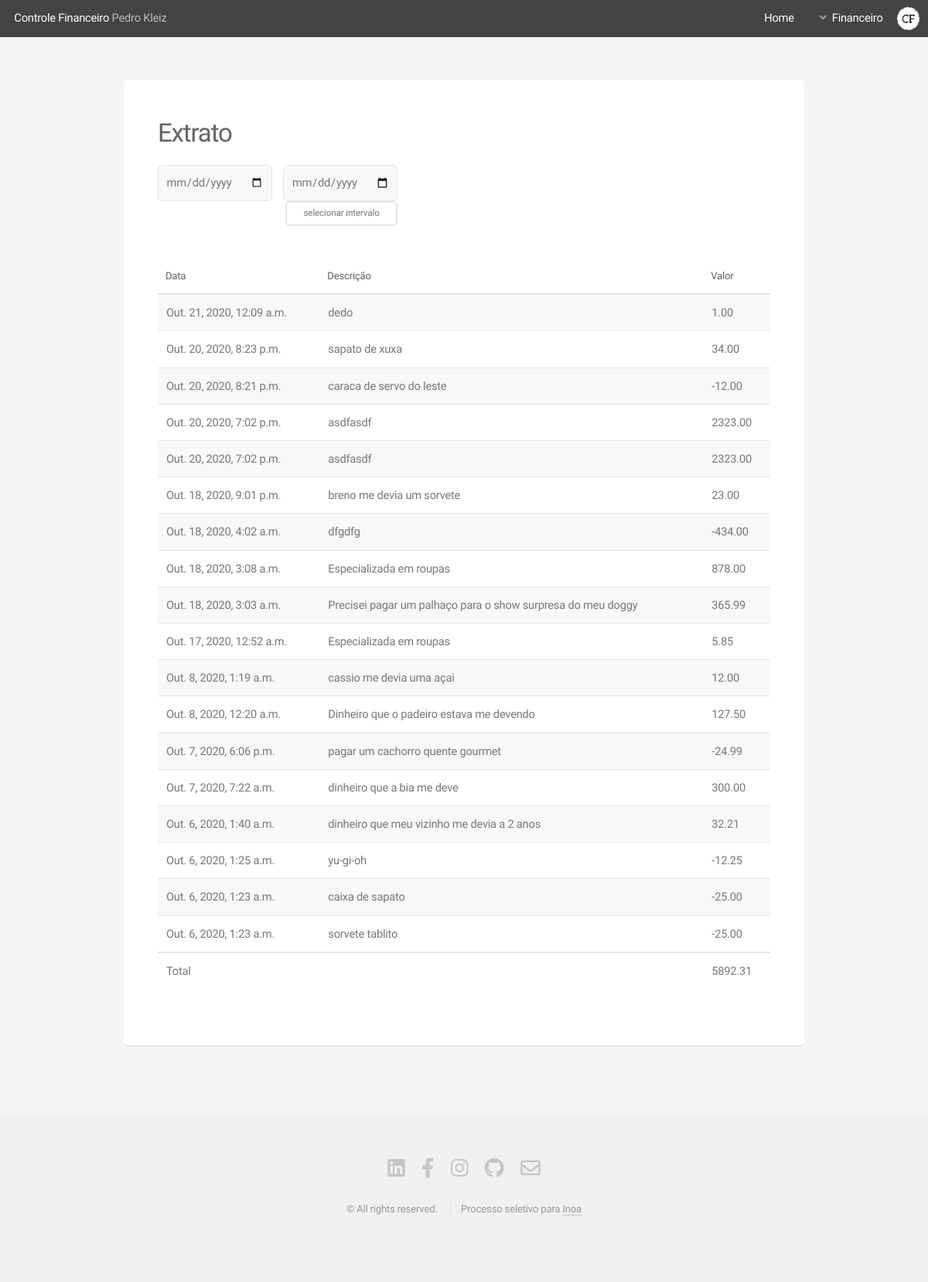
/statement/, run on the app's committed database.
### website/models.py (models this page shows, shortened)
class Deposit(models.Model):
    deposit_name = models.CharField(max_length=50)
    deposit_value = models.DecimalField(
        blank=False, null=False, max_digits=20, decimal_places=2)
    deposit_date = models.DateTimeField(auto_now=True)

class Withdrawal(models.Model):
    withdrawal_name = models.CharField(max_length=50)
    withdrawal_value = models.DecimalField(
        blank=False, null=False, max_digits=20, decimal_places=2)
    withdrawal_date = models.DateTimeField(auto_now=True)

### website/views.py (the view)
# urls.py: path('statement/', statement_view, name='statement'),
def statement_view(request):
    withdrawalsValue = Withdrawal.objects.values()
    depositsValue = Deposit.objects.values()
    listOfDictUnordered = list(chain(withdrawalsValue, depositsValue))
    listOfDictOrdered = orderListOfDicts(listOfDictUnordered)
    balance = totalStatement(listOfDictOrdered)
    dicStatementRender = {
        'listOfDictOrdered': listOfDictOrdered, 'balance': balance}
    return render(request, 'statement.html', dicStatementRender)

### website/functions.py (called while the page is built)
def totalStatement(listOfDict):
    totalP = 0
    totalN = 0
    for dicts in listOfDict:
        if(dicts['value'] > 0):
            totalP = totalP + dicts['value']
        if(dicts['value'] < 0):
            totalN = totalN + dicts['value']
    return totalP+totalN

### website/templates/statement.html (shortened to what this page needs)
{% load static %} {% include 'partials/headerBlack.html' %}
<section id="main" class="container">
  <section class="box">
    <header>
        <div class="col-6 col-12-mobilep">
          <h2 class="col-6">Extrato</h2>
        </div>
        <form method="post" action="{% url 'statementResult' %}">
          <div class="row gtr-uniform gtr-50">
            <div  style="float:left">
              <input type="date" class="value-box" name="dateStart" value="">
            </div>
            <div style="float:left">
              <input type="date" class="value-box" name="dateEnd" value="">
              <div style="float:right">
                <input type="submit" style="float: right;" class="button alt small" value="selecionar intervalo">
              </div>
            </div>
          </div>
        </form>
    </header>
    <br>
    <div class="table-wrapper">
      <table>
        <thead>
          <tr>
            <th>Data</th>
            <th>Descrição</th>
            <th>Valor</th>
          </tr>
        </thead>
        <tbody>
          {% for dict in listOfDictOrdered %}
          <tr>
            <td>{{ dict.date }}</td>
            <td>{{ dict.name }}</td>
            <td>{{ dict.value }}</td>
          </tr>
          {% endfor %}
        </tbody>
        <tfoot>
          <tr>
            <td>Total</td>
            <td colspan="1"></td>
            <td>{{ balance }}</td>
          </tr>
        </tfoot>
      </table>
    </div>
  </section>
</section>
{% include 'partials/footer.html'%}

### data on the page
Deposit: date "Out. 21, 2020, 12:09 a.m.", name "dedo", value "1.00"
Deposit: date "Out. 20, 2020, 8:23 p.m.", name "sapato de xuxa", value "34.00"
Withdrawal: date "Out. 20, 2020, 8:21 p.m.", name "caraca de servo do leste", value "-12.00"
Deposit: date "Out. 20, 2020, 7:02 p.m.", name "asdfasdf", value "2323.00"
Deposit: date "Out. 20, 2020, 7:02 p.m.", name "asdfasdf", value "2323.00"
Deposit: date "Out. 18, 2020, 9:01 p.m.", name "breno me devia um sorvete", value "23.00"
Withdrawal: date "Out. 18, 2020, 4:02 a.m.", name "dfgdfg", value "-434.00"
Deposit: date "Out. 18, 2020, 3:08 a.m.", name "Especializada em roupas", value "878.00"
Deposit: date "Out. 18, 2020, 3:03 a.m.", name "Precisei pagar um palhaço para o show surpresa do meu doggy", value "365.99"
Deposit: date "Out. 17, 2020, 12:52 a.m.", name "Especializada em roupas", value "5.85"
Deposit: date "Out. 8, 2020, 1:19 a.m.", name "cassio me devia uma açai", value "12.00"
Deposit: date "Out. 8, 2020, 12:20 a.m.", name "Dinheiro que o padeiro estava me devendo", value "127.50"
Withdrawal: date "Out. 7, 2020, 6:06 p.m.", name "pagar um cachorro quente gourmet", value "-24.99"
Deposit: date "Out. 7, 2020, 7:22 a.m.", name "dinheiro que a bia me deve", value "300.00"
Deposit: date "Out. 6, 2020, 1:40 a.m.", name "dinheiro que meu vizinho me devia a 2 anos", value "32.21"
Withdrawal: date "Out. 6, 2020, 1:25 a.m.", name "yu-gi-oh", value "-12.25"
Withdrawal: date "Out. 6, 2020, 1:23 a.m.", name "caixa de sapato", value "-25.00"
Withdrawal: date "Out. 6, 2020, 1:23 a.m.", name "sorvete tablito", value "-25.00"

### other printed values
{{ balance }} "5892.31"
